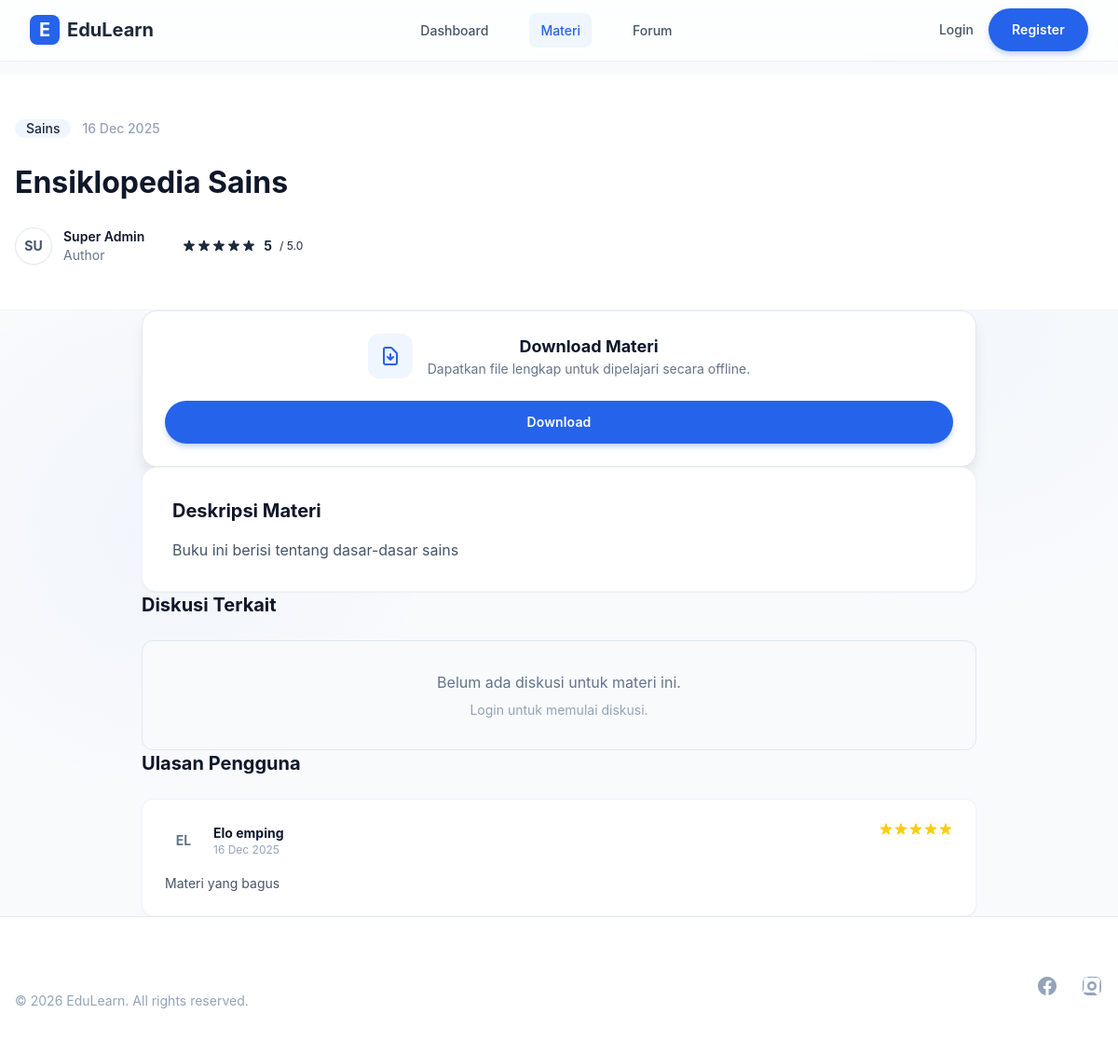
/materials/view.php?id=9, run on the app's committed database.
### tables this page shows
CREATE TABLE `materials` (
  `id` int(11) NOT NULL,
  `user_id` int(11) NOT NULL,
  `title` varchar(150) NOT NULL,
  `description` text DEFAULT NULL,
  `category` varchar(50) DEFAULT NULL,
  `file_name` varchar(255) NOT NULL,
  `uploaded_at` timestamp NOT NULL DEFAULT current_timestamp()
);

CREATE TABLE `users` (
  `id` int(11) NOT NULL,
  `username` varchar(50) NOT NULL,
  `password` varchar(255) NOT NULL,
  `full_name` varchar(100) NOT NULL,
  `role` varchar(20) DEFAULT 'user'
);

CREATE TABLE `reviews` (
  `id` int(11) NOT NULL,
  `user_id` int(11) NOT NULL,
  `material_id` int(11) NOT NULL,
  `rating` int(11) NOT NULL CHECK (`rating` >= 1 and `rating` <= 5),
  `comment` text DEFAULT NULL,
  `created_at` timestamp NOT NULL DEFAULT current_timestamp()
);

### materials/view.php (the view, shortened to what this page needs)
<?php
require_once '../config/database.php';
require_once '../includes/header.php';
$id = $_GET['id'] ?? 0;
$stmt = $pdo->prepare("SELECT m.*, u.full_name FROM materials m JOIN users u ON m.user_id = u.id WHERE m.id = ?");
$stmt->execute([$id]);
$material = $stmt->fetch();
$stmt = $pdo->prepare("SELECT r.*, u.full_name FROM reviews r JOIN users u ON r.user_id = u.id WHERE r.material_id = ? ORDER BY r.created_at DESC");
$stmt->execute([$id]);
$reviews = $stmt->fetchAll();
$avg_rating = 0;
if (count($reviews) > 0) {
    $total = 0;
    foreach ($reviews as $r) $total += $r['rating'];
    $avg_rating = round($total / count($reviews), 1);
}
$thread_stmt = $pdo->prepare("SELECT f.*, u.full_name, (SELECT COUNT(*) FROM forum_replies r WHERE r.thread_id = f.id) as reply_count FROM forum_threads f JOIN users u ON f.user_id = u.id WHERE f.material_id = ? ORDER BY f.created_at DESC");
$thread_stmt->execute([$id]);
$material_threads = $thread_stmt->fetchAll();
?>
<div class="relative bg-white border-b border-slate-100 overflow-hidden">
    <div class="absolute top-0 left-0 w-full h-full overflow-hidden z-0 opacity-40 pointer-events-none">
    </div>
    <div class="container mx-auto px-4 sm:px-6 lg:px-8 py-12 relative z-10">
        <div class="max-w-4xl">
            <div class="flex items-center gap-3 mb-6">
                <span class="inline-flex items-center px-3 py-1 rounded-full text-sm font-medium bg-primary-50 text-primary-700">
                    <?php echo htmlspecialchars($material['category']); ?>
                </span>
                <span class="text-slate-400 text-sm font-medium">
                    <?php echo date('d M Y', strtotime($material['uploaded_at'])); ?>
                </span>
            </div>
            <h1 class="text-4xl md:text-5xl font-bold text-slate-900 tracking-tight leading-tight mb-6">
                <?php echo htmlspecialchars($material['title']); ?>
            </h1>
            <div class="flex flex-wrap items-center gap-6 text-sm">
                <div class="flex items-center gap-3">
                    <div class="w-10 h-10 rounded-full bg-gradient-to-br from-slate-100 to-slate-200 flex items-center justify-center text-slate-600 font-bold border border-white shadow-sm ring-2 ring-slate-50">
                        <?php echo strtoupper(substr($material['full_name'], 0, 2)); ?>
                    </div>
                    <div>
                        <p class="text-slate-900 font-semibold"><?php echo htmlspecialchars($material['full_name']); ?></p>
                        <p class="text-slate-500">Author</p>
                    </div>
                </div>
                <?php if($avg_rating > 0): ?>
                <div class="flex items-center gap-2 px-4 py-2 bg-yellow-50 rounded-xl">
                    <div class="flex text-yellow-500">
                        <?php for($i=1; $i<=5; $i++): ?>
                            <svg class="w-4 h-4 <?php echo $i <= round($avg_rating) ? 'fill-current' : 'text-yellow-200 fill-current'; ?>" viewBox="0 0 20 20"><path d="M9.049 2.927c.3-.921 1.603-.921 1.902 0l1.07 3.292a1 1 0 00.95.69h3.462c.969 0 1.371 1.24.588 1.81l-2.8 2.034a1 1 0 00-.364 1.118l1.07 3.292c.3.921-.755 1.688-1.54 1.118l-2.8-2.034a1 1 0 00-1.175 0l-2.8 2.034c-.784.57-1.838-.197-1.539-1.118l1.07-3.292a1 1 0 00-.364-1.118L2.98 8.72c-.783-.57-.38-1.81.588-1.81h3.461a1 1 0 00.951-.69l1.07-3.292z"/></svg>
                        <?php endfor; ?>
                    </div>
                    <span class="font-bold text-yellow-700"><?php echo $avg_rating; ?></span>
                    <span class="text-yellow-600/70 text-xs">/ 5.0</span>
                </div>
                <?php endif; ?>
            </div>
        </div>
    </div>
</div>
<div class="container mx-auto px-4 sm:px-6 lg:px-8 py-10">
    <div class="max-w-4xl mx-auto space-y-10">
        <div class="bg-white rounded-2xl shadow-lg border border-primary-100 p-6 flex flex-col sm:flex-row items-center justify-between gap-6">
            <div class="flex items-center gap-4 text-center sm:text-left">
                <div class="w-12 h-12 bg-primary-50 rounded-xl flex items-center justify-center text-primary-600 shrink-0">
                    <svg class="w-6 h-6" fill="none" stroke="currentColor" viewBox="0 0 24 24"><path stroke-linecap="round" stroke-linejoin="round" stroke-width="2" d="M12 10v6m0 0l-3-3m3 3l3-3m2 8H7a2 2 0 01-2-2V5a2 2 0 012-2h5.586a1 1 0 01.707.293l5.414 5.414a1 1 0 01.293.707V19a2 2 0 01-2 2z"></path></svg>
                </div>
                <div>
                    <h3 class="text-lg font-bold text-slate-900">Download Materi</h3>
                    <p class="text-sm text-slate-500">Dapatkan file lengkap untuk dipelajari secara offline.</p>
                </div>
            </div>
            <div class="flex flex-col sm:flex-row items-center gap-3 w-full sm:w-auto">
                <a href="../assets/uploads/<?php echo $material['file_name']; ?>" download class="btn btn-primary px-8 py-2.5 shadow-md w-full sm:w-auto text-center">
                    Download
                </a>
            </div>
        </div>
        <div class="bg-white rounded-2xl shadow-sm border border-slate-100 p-8">
            <h3 class="text-xl font-bold text-slate-900 mb-4">Deskripsi Materi</h3>
            <div class="prose prose-slate max-w-none prose-lg text-slate-600 leading-relaxed">
                <?php echo nl2br(htmlspecialchars($material['description'])); ?>
            </div>
        </div>
        <div class="relative">
            <div class="flex items-center justify-between mb-6">
                <h3 class="text-xl font-bold text-slate-900">Diskusi Terkait</h3>
            </div>
            <?php if (count($material_threads) > 0): ?>
                <div class="grid gap-4">
                    <?php foreach ($material_threads as $thread): ?>
                        <a href="../forum/view.php?id=<?php echo $thread['id']; ?>" class="group block bg-white rounded-xl p-5 border border-slate-100 shadow-sm hover:shadow-md hover:border-primary-100 transition-all">
                            <div class="flex items-start justify-between">
                                <div>
                                    <h4 class="text-lg font-semibold text-slate-800 group-hover:text-primary-600 transition-colors">
                                        <?php echo htmlspecialchars($thread['title']); ?>
                                    </h4>
                                    <p class="text-slate-500 text-sm mt-1">
                                        Oleh <?php echo htmlspecialchars($thread['full_name']); ?>
                                    </p>
                                </div>
                                <span class="inline-flex items-center px-2.5 py-1 rounded-md bg-slate-50 text-slate-600 text-xs font-semibold group-hover:bg-primary-50 group-hover:text-primary-700">
                                    <?php echo $thread['reply_count']; ?> Balasan
                                </span>
                            </div>
                        </a>
                    <?php endforeach; ?>
                </div>
            <?php else: ?>
                <div class="bg-slate-50 rounded-xl p-8 text-center border border-dashed border-slate-200">
                    <p class="text-slate-500">Belum ada diskusi untuk materi ini.</p>
                    <?php if (isset($_SESSION['user_id'])): ?>
                        <a href="../forum/create.php?material_id=<?php echo $id; ?>" class="text-primary-600 font-medium text-sm hover:underline mt-2 inline-block">Mulai yang pertama</a>
                    <?php else: ?>
                        <p class="text-sm text-slate-400 mt-2">Login untuk memulai diskusi.</p>
                    <?php endif; ?>
                </div>
            <?php endif; ?>
        </div>
        <div class="space-y-6">
            <h3 class="text-xl font-bold text-slate-900">Ulasan Pengguna</h3>
            <?php if (count($reviews) > 0): ?>
                <div class="space-y-6">
                    <?php foreach ($reviews as $review): ?>
                        <div class="bg-white rounded-xl p-6 border border-slate-100 shadow-sm">
                            <div class="flex items-start justify-between">
                                <div class="flex items-center gap-3">
                                    <div class="w-10 h-10 rounded-full bg-slate-100 flex items-center justify-center text-slate-500 font-bold text-sm">
                                        <?php echo strtoupper(substr($review['full_name'], 0, 2)); ?>
                                    </div>
                                    <div>
                                        <p class="text-sm font-bold text-slate-900"><?php echo htmlspecialchars($review['full_name']); ?></p>
                                        <p class="text-xs text-slate-400"><?php echo date('d M Y', strtotime($review['created_at'])); ?></p>
                                    </div>
                                </div>
                                <div class="flex text-yellow-400 text-sm">
                                    <?php for($i=1; $i<=5; $i++): ?>
                                        <svg class="w-4 h-4" fill="<?php echo $i <= $review['rating'] ? 'currentColor' : 'none'; ?>" stroke="<?php echo $i <= $review['rating'] ? 'none' : 'currentColor'; ?>" stroke-width="2" viewBox="0 0 24 24"><path stroke-linecap="round" stroke-linejoin="round" d="M11.049 2.927c.3-.921 1.603-.921 1.902 0l1.519 4.674a1 1 0 00.95.69h4.915c.969 0 1.371 1.24.588 1.81l-3.976 2.888a1 1 0 00-.363 1.118l1.518 4.674c.3.922-.755 1.688-1.538 1.118l-3.976-2.888a1 1 0 00-1.176 0l-3.976 2.888c-.783.57-1.838-.197-1.538-1.118l1.518-4.674a1 1 0 00-.363-1.118l-3.976-2.888c-.784-.57-.38-1.81.588-1.81h4.914a1 1 0 00.951-.69l1.519-4.674z"/></svg>
                                    <?php endfor; ?>
                                </div>
                            </div>
                            <div class="mt-4 text-slate-600 text-sm leading-relaxed">
                                <?php echo htmlspecialchars($review['comment']); ?>
                            </div>
                        </div>
                    <?php endforeach; ?>
                </div>
            <?php else: ?>
                <p class="text-slate-500 italic">Belum ada ulasan.</p>
            <?php endif; ?>
        </div>
    </div>
</div>
<?php require_once '../includes/footer.php'; ?>

### data on the page
materials: category "Sains", uploaded_at "16 Dec 2025", title "Ensiklopedia Sains", user.full_name "SU", user.full_name "Super Admin", description "Buku ini berisi tentang dasar-dasar sains"
reviews: user.full_name "EL", user.full_name "Elo emping", created_at "16 Dec 2025", rating 5 (drawn), comment "Materi yang bagus"

### other printed values
$avg_rating "5"
